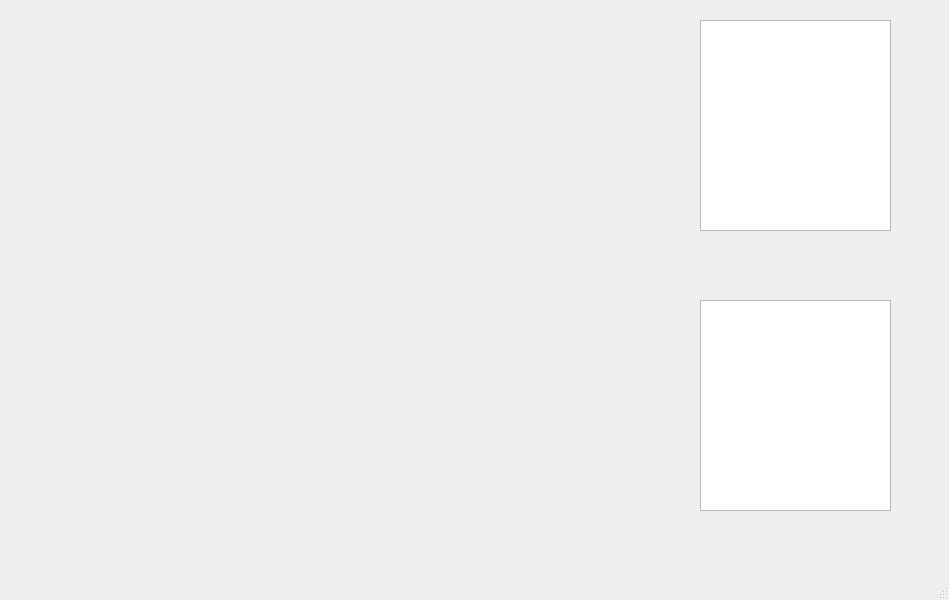
<?xml version="1.0" encoding="UTF-8"?>
<ui version="4.0">
 <class>LZWindow</class>
 <widget class="QMainWindow" name="LZWindow">
  <property name="geometry">
   <rect>
    <x>0</x>
    <y>0</y>
    <width>949</width>
    <height>600</height>
   </rect>
  </property>
  <property name="windowTitle">
   <string>MainWindow</string>
  </property>
  <widget class="QWidget" name="centralwidget">
   <widget class="QTreeView" name="treeView">
    <property name="geometry">
     <rect>
      <x>700</x>
      <y>20</y>
      <width>191</width>
      <height>211</height>
     </rect>
    </property>
    <property name="dragDropMode">
     <enum>QAbstractItemView::DragOnly</enum>
    </property>
   </widget>
   <widget class="QTreeView" name="treeView_2">
    <property name="geometry">
     <rect>
      <x>700</x>
      <y>300</y>
      <width>191</width>
      <height>211</height>
     </rect>
    </property>
    <property name="dragDropMode">
     <enum>QAbstractItemView::DragOnly</enum>
    </property>
   </widget>
  </widget>
  <widget class="QMenuBar" name="menubar">
   <property name="geometry">
    <rect>
     <x>0</x>
     <y>0</y>
     <width>949</width>
     <height>23</height>
    </rect>
   </property>
  </widget>
  <widget class="QStatusBar" name="statusbar"/>
 </widget>
 <resources/>
 <connections/>
</ui>
